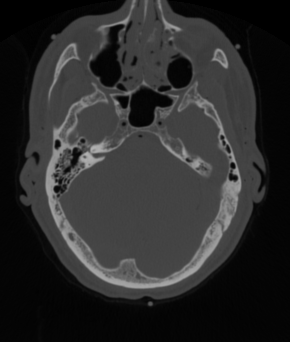
%> input picture ressources/exercise_sols/w4/BrainCT.png, 290 x 342 px
$ octave Exercise4b.m   (GNU Octave 9; MATLAB toolbox functions it lacks are replaced by stand-ins)
%> lines starting %> are read from the running program, lines starting %| are printed output that depends on the picture; in (x1, y1, x2, y2) boxes, pixels count from 0 and x2, y2 are one past the last pixel; in counts of white or black regions, pixels touching at a corner belong together; the program's own positions count from 1
### ressources/exercise_sols/w4/imagegrid.m
function imagegrid(h,imsize)
% Call: imagegrid(h,imsize)
% h is handle to the axes. Normally just send gca
% imsize is the size of the image. Normally just send size(I)
  set(h,'xtick',1.5:imsize(1)+.5,'ytick',1.5:imsize(2)+.5,...
    'XTickLabel','',...
    'YTickLabel','',...
    'xcolor','r', 'ycolor', 'r','GridLineStyle','-')
  grid on,axis image
end

### ressources/exercise_sols/w4/mclose.m
function Io = mclose(I, se)

It = imdilate(I, se);
Io = imerode(It, se);

### ressources/exercise_sols/w4/mopen.m
function Io = mopen(I, se)

It = imerode(I, se);
Io = imdilate(It, se);

### ressources/exercise_sols/w4/Exercise4b.m
%% Intro
clear; close all; clc
load Image1.mat
imagesc(Image1);
imagegrid(gca,size(Image1));
colormap(gca,hot);

%% Erosion
se1 = strel('square',3)
se2 = strel('disk',1)

subplot(2,2,1);
imagesc(Image1);
imagegrid(gca,size(Image1));
colormap(hot);
title('Original');

e1 = imerode(Image1, se1);
e2 = imerode(Image1, se2);

subplot(2,2,3)
imagesc(e1)
imagegrid(gca,size(Image1));
colormap(hot);
title('3x3 square erosion')

subplot(2,2,4)
imagesc(e2)
imagegrid(gca,size(Image1));
colormap(hot);
title('3x3 disk erosion')

%% Dilation
subplot(2,2,1);
imagesc(Image1);
imagegrid(gca,size(Image1));
colormap(hot);
title('Original');

d1 = imdilate(Image1, se1);
d2 = imdilate(Image1, se2);

subplot(2,2,3)
imagesc(d1)
imagegrid(gca,size(Image1));
colormap(hot);
title('3x3 square dilation')

subplot(2,2,4)
imagesc(d2)
imagegrid(gca,size(Image1));
colormap(hot);
title('3x3 disk dilation')
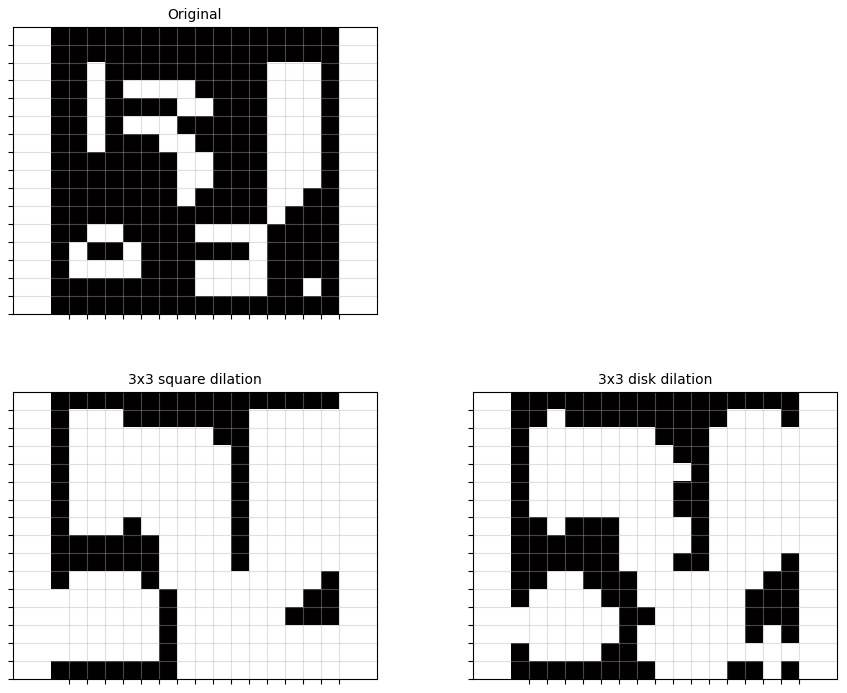
%> figure redrawn from the program's plot data, 3 panels

%% Opening
load Image1.mat

subplot(2,2,1);
imagesc(Image1);
imagegrid(gca,size(Image1));
colormap(hot);
title('Original');

o1 = imopen(Image1, se1);
%o2 = imopen(Image1, se2);
o2 = mopen(Image1, se1);

subplot(2,2,3)
imagesc(o1)
imagegrid(gca,size(o1));
colormap(hot);
title('3x3 square opening')
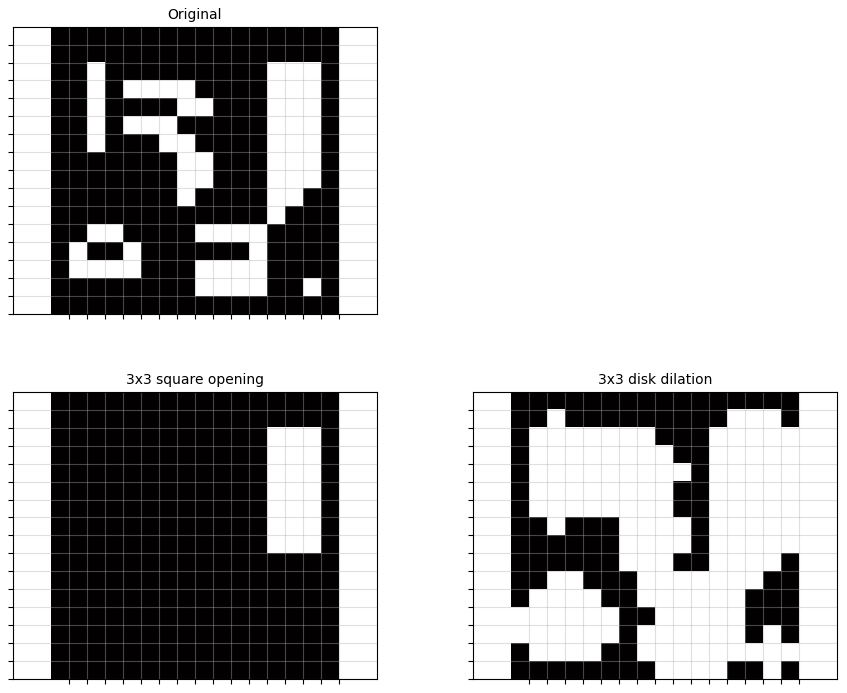
%> figure redrawn from the program's plot data, 3 panels

subplot(2,2,4)
imagesc(o2)
imagegrid(gca,size(o2));
colormap(hot);
title('3x3 square opening (own function)')

% [5 lines of commented-out code are left out]

%% Closing
load Image1.mat

subplot(2,2,1);
imagesc(Image1);
imagegrid(gca,size(Image1));
colormap(hot);
title('Original');

c1 = imclose(Image1, se1);
c2 = mclose(Image1, se1);

subplot(2,2,3)
imagesc(c1)
imagegrid(gca,size(c1));
colormap(hot);
title('3x3 square closing')
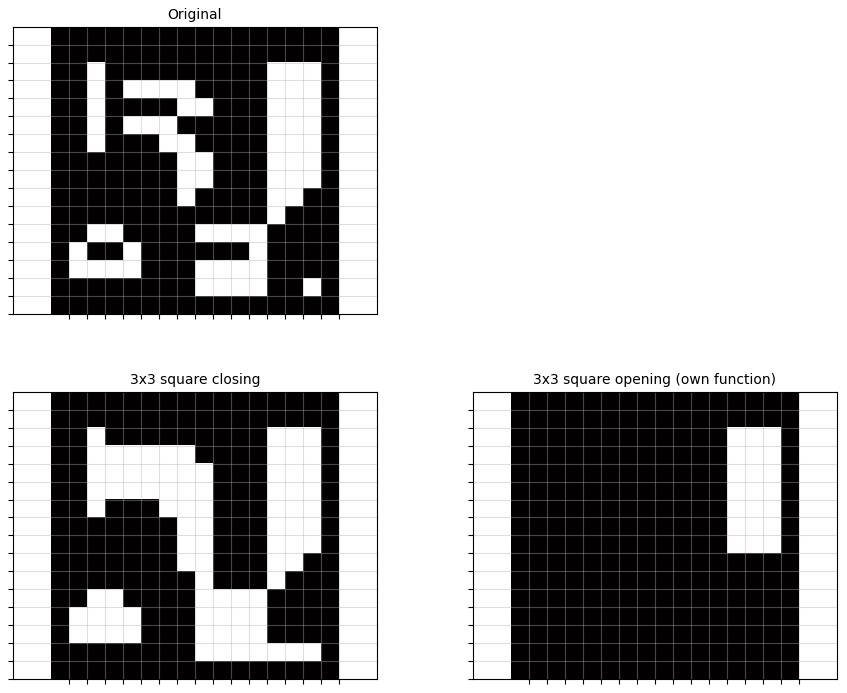
%> figure redrawn from the program's plot data, 3 panels

subplot(2,2,4)
imagesc(c2)
imagegrid(gca,size(c2));
colormap(hot);
title('3x3 square closing (own function)')

% The difference in the borders of the images is due to the different ways
% that Matlab uses padding. Imerode pads with the maximum value in the
% image (1), while imdilate pads with the minimum value in the image (0).
% It was not found how imclose pads, but this variation between the
% functions are due to different padding.
%% Rects
load rects.mat

subplot(2,1,1);
imagesc(rects);
colormap(hot);
title('Original');

se3 = strel('square',9);
o3 = imopen(rects, se3);

subplot(2,1,2)
imagesc(o3)
colormap(hot);
title('9x9 square opening')
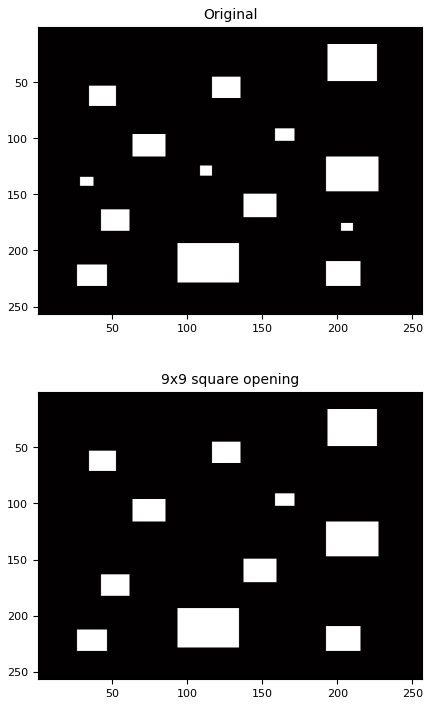
%> figure redrawn from the program's plot data, 2 panels

%% Brain
clear all,close all,clc;
I = imread('BrainCT.png');
%> I is the input picture: size 342x290 uint8; min 0, max 177, mean 43.2
figure;
imshow(I);
%%
% Show the histogram
figure;
imhist(I)
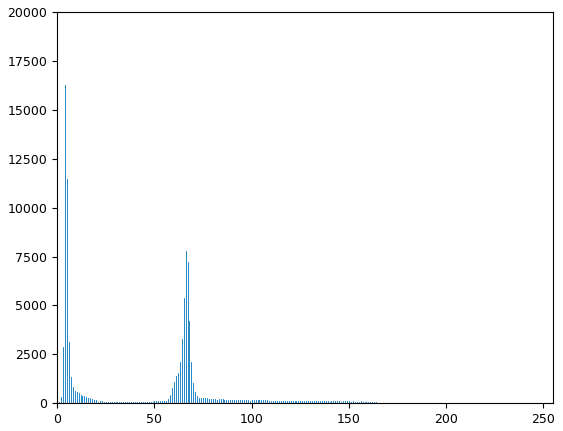
%> figure redrawn from the program's plot data; highest point at x = 4, y = 16243
%%
% Remove intensities below 90
I2 = I > 90;
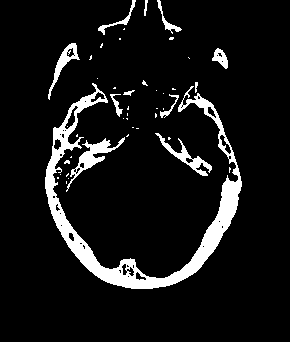
%> I2: size 342x290 logical; 8.7% white; 45 white regions (33 under 20 px), largest, box (x1, y1, x2, y2) and area: (45, 83, 242, 289) 6097, (66, 137, 125, 192) 655, (155, 133, 212, 176) 485
figure;
imshow(I2);
%%
% Define structural elements
se4 = strel('square',9);
se5 = strel('square',5);
se6 = strel('square',3);

Imask = imclose(I2, se4);
%> Imask: size 342x290 logical; 11.1% white; 16 white regions (9 under 20 px), largest, box (x1, y1, x2, y2) and area: (45, 82, 242, 289) 9151, (155, 133, 212, 176) 751, (48, 43, 80, 100) 431
I4 = imopen(Imask, se5);
%> I4: size 342x290 logical; 10.4% white; 10 white regions, largest, box (x1, y1, x2, y2) and area: (45, 88, 242, 289) 7953, (171, 86, 220, 123) 731, (161, 137, 211, 176) 727
I5 = imerode(I4, se6);
%> I5: size 342x290 logical; 8.3% white; 10 white regions (2 under 20 px), largest, box (x1, y1, x2, y2) and area: (46, 89, 241, 288) 6549, (162, 138, 210, 175) 553, (172, 87, 219, 122) 549
I6 = imdilate(I5,se4);
%> I6: size 342x290 logical; 17.1% white; 7 white regions, largest, box (x1, y1, x2, y2) and area: (42, 83, 245, 292) 13985, (158, 134, 214, 179) 1297, (52, 40, 81, 78) 715

figure;
subplot(2,2,1);
imshow(I);
title('Original with threshold');

subplot(2,2,2)
imshow(I6)
title('3x3 square erosion, 5x5 square dilation')

subplot(2,2,3)
imshow(Imask)
title('9x9 square closing')

subplot(2,2,4)
imshow(I4)
title('5x5 square opening')

%% Compute boundary with dilation
I_dil = imdilate(Imask,se6);
%> I_dil: size 342x290 logical; 13.9% white; 15 white regions (4 under 20 px), largest, box (x1, y1, x2, y2) and area: (44, 81, 243, 290) 11000, (154, 132, 213, 177) 955, (47, 42, 81, 101) 613
I_boundary = I_dil - Imask;
%> I_boundary: size 342x290 double; values 0 (black) and 1 (white), 2.8% white in thin lines or dots, all inside (x1, y1, x2, y2) = (44, 0, 243, 290)
figure;
subplot(1,2,1)
imshow(I_boundary);
title('Boundary found with dilation')

% Compute boundary with erosion
I_ero = imerode(Imask,se6);
%> I_ero: size 342x290 logical; 8.5% white; 13 white regions (7 under 20 px), largest, box (x1, y1, x2, y2) and area: (46, 83, 241, 288) 7338, (161, 138, 211, 175) 557, (54, 44, 78, 82) 259, (213, 50, 227, 67) 120, (164, 21, 180, 39) 84, (117, 17, 129, 24) 25
I_boundary2 = Imask - I_ero;
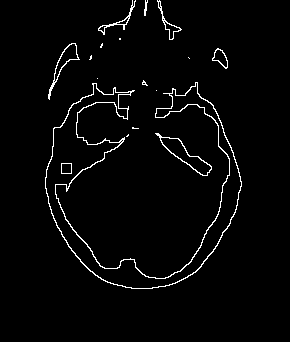
%> I_boundary2: size 342x290 double; values 0 (black) and 1 (white), 2.6% white in thin lines or dots, all inside (x1, y1, x2, y2) = (45, 0, 242, 289)
subplot(1,2,2)
imshow(I_boundary2);
title('Boundary found with erosion')

% When the boundary is found using dilation, the object will appear bigger,
% than when it is found with erosion. It changes since the boundary is
% either found as the outline outside or inside the "real" boundary of the
% bones.
